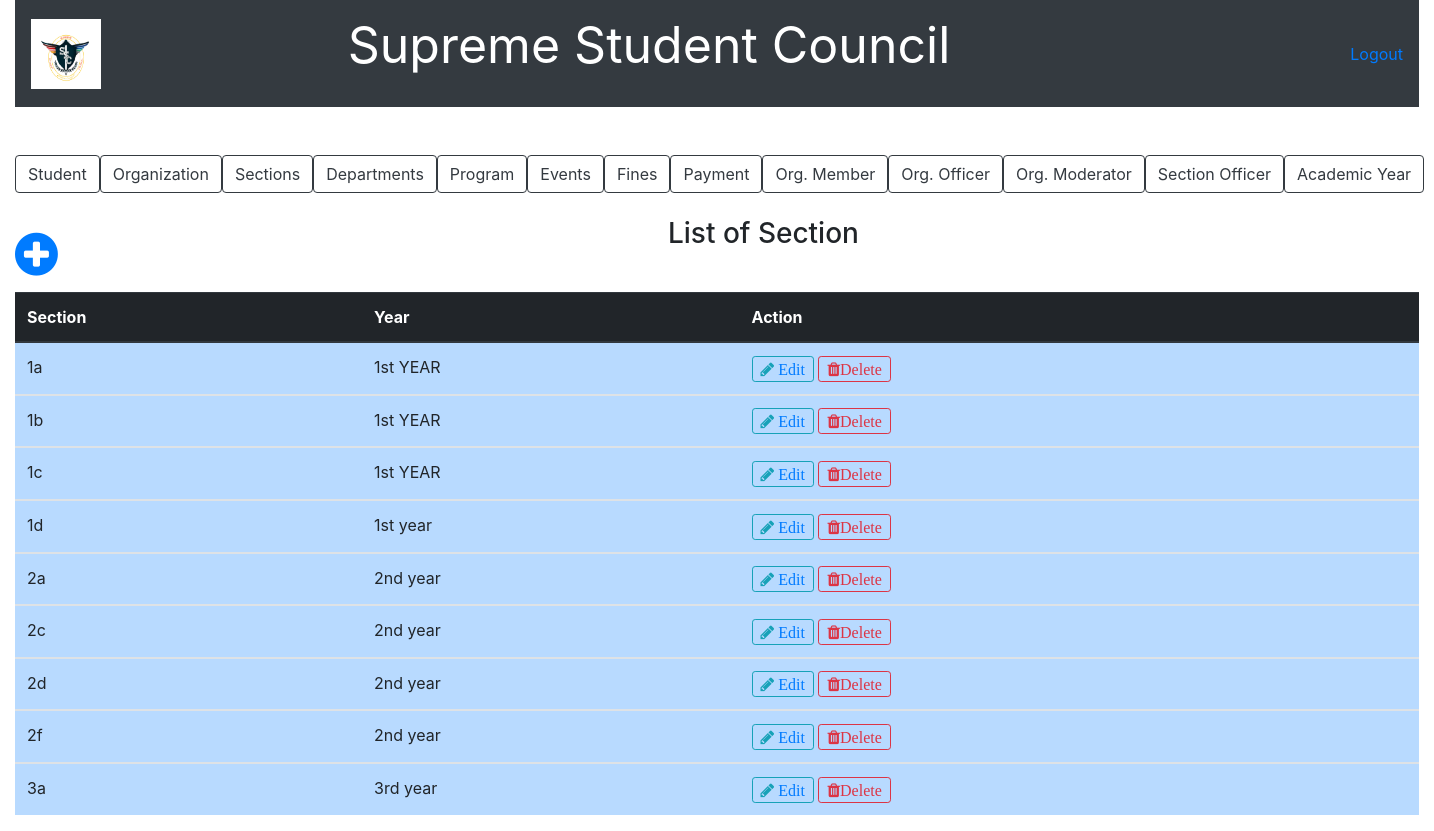
Page /list_of_section.php on the earlier database version.
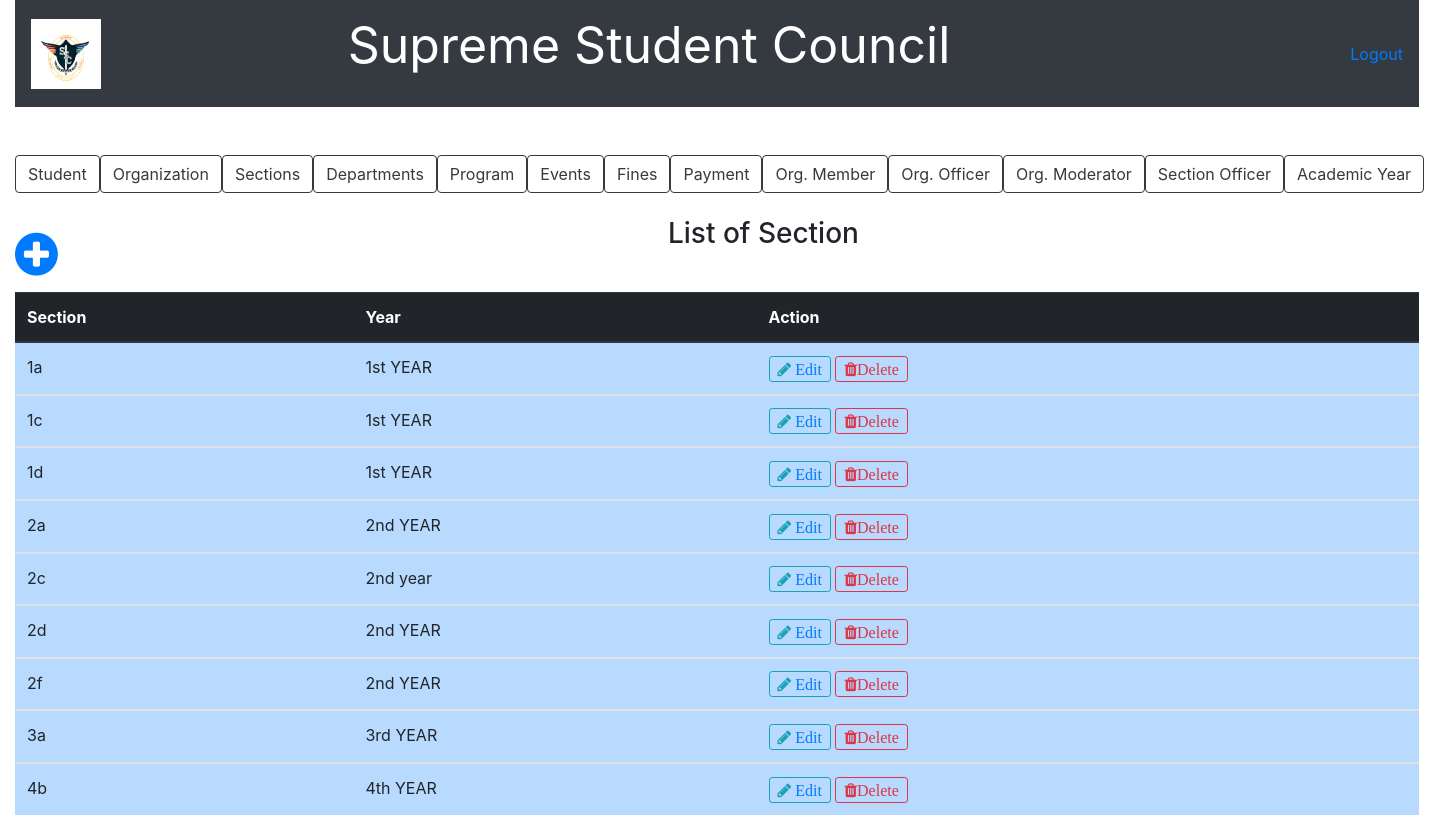
Same page on the later database version.
### tables this page shows
CREATE TABLE `section` (
  `section_id` varchar(20) NOT NULL,
  `year` varchar(20) NOT NULL
);

### list_of_section.php (the view, shortened to what this page needs)
<?php include('server.php'); ?>
<!DOCTYPE html>
<html>
<head>
		<link rel="stylesheet" href="bootstrap/css/bootstrap.min.css">
		<link rel = "stylesheet" href = "font-awesome-4.7.0/font-awesome-4.7.0/css/font-awesome.min.css">
		<link href = "css/style.css" rel = "stylesheet" type = "text/css" >
</head>
<body>
	<div class="container-fluid">
		<nav class="navbar navbar-expand-lg navbar-dark bg-dark">
		   <a href = "index.php"><img src = "picture/ssc.PNG" style=" height:70px; width:70px;"></a>
		  <div class="collapse navbar-collapse" id="navbarTogglerDemo03">
		    	</center><p style="color:white; font-size: 50px; margin-right: 400px;">Supreme Student Council<strong></strong></p>
		    	<a href="logout.php">Logout</a>
		  </div>
		</nav>
	</div>
	<br /><br />
	<div class="container-fluid">
				<div class="btn-group btn-group-lg" role="group"">
					<a href = "list_of_student.php"><button type="button" class="btn btn-outline-dark">Student</button></a>
					<a href ="list_of_organization.php"><button type="button" class="btn btn-outline-dark">Organization</button></a>
					<a href ="list_of_section.php"><button type="button" class="btn btn-outline-dark">Sections</button></a>
					<a href ="list_of_department.php"><button type="button" class="btn btn-outline-dark">Departments</button>
					<a href ="list_of_program.php"><button type="button" class="btn btn-outline-dark">Program</button></a>
					<a href ="list_of_event.php"><button type="button" class="btn btn-outline-dark">Events</button></a>
					<a href ="fines.php"><button type="button" class="btn btn-outline-dark">Fines</button></a>
					<a href ="payment.php"><button type="button" class="btn btn-outline-dark">Payment</button></a>
					<a href ="list_of_organization_member.php"><button type="button" class="btn btn-outline-dark">Org. Member</button></a>
					<a href ="list_of_organization_officer.php"><button type="button" class="btn btn-outline-dark">Org. Officer</button></a>
					<a href ="list_of_organization_moderator.php"><button type="button" class="btn btn-outline-dark">Org. Moderator</button></a>
					<a href ="list_of_section_officer.php"><button type="button" class="btn btn-outline-dark">Section Officer</button></a>
					<a href ="list_of_acad_year.php"><button type="button" class="btn btn-outline-dark">Academic Year</button></a>
				</div>
				<br /><br />
				<a href = "add_new_section.php"><span style="float: left; font-size: 50px; margin-right: 50px;"><i class="fa fa-plus-circle" font-size = "50px"></i></span></a>
				<center><h3>List of Section</h3></center><br />
				<?php $results = mysqli_query($db, "SELECT * FROM section"); ?>
				<table class="table table-primary">
				  <thead class="thead-dark">
				    <tr>
				      <th scope="col">Section</th>
				      <th scope="col">Year</th>
					  <th scope="col">Action</th>
				    </tr>
				  </thead>
				  <?php while ($row = mysqli_fetch_array($results)){ ?>
				  <tbody>
				    <tr>
				      <td><?php echo $row['section_id']?></td>
				      <td><?php echo $row['year']?></td>
					  <td>
						<button type="button" class="btn btn-outline-info btn-sm fa fa-pencil"><a href="update_section.php?EDIT=<?php echo $row['section_id']; ?>"> Edit </a></button>
						<button type="button" class="btn btn-outline-danger btn-sm fa fa-trash" data-toggle="modal" data-target="#exampleModal">Delete</button>
					  </td>
				    </tr>
				  </tbody>
				  <?php
  				  } ?>
				</table>
	</div>
</body>
</html>

Differences in the rows shown:
removed section: section_id "1b", year "1st YEAR"
changed section "1d": year "1st year" → "1st YEAR"
changed section "2a": year "2nd year" → "2nd YEAR"
changed section "2d": year "2nd year" → "2nd YEAR"
changed section "2f": year "2nd year" → "2nd YEAR"
changed section "3a": year "3rd year" → "3rd YEAR"
added section: section_id "4b", year "4th YEAR"
